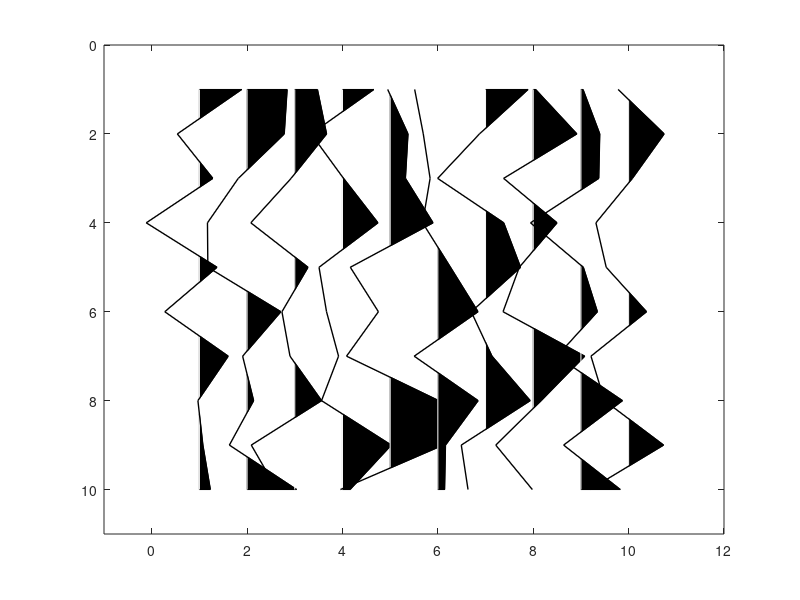

Recreate this plot in MATLAB.
function wigb(a,scal,x,z,amx)
%WIGB: Plot seismic data using wiggles.
%
%The code from the github user "nicklinyi"
%The address is https://github.com/nicklinyi/seismic_utils/blob/master/wigb.m
%
%  WIGB(a,scal,x,z,amx)
%
%  IN  a:     seismic data (a matrix, traces are columns)
%      scale: multiple data by scal
%      x:     horizontal axis (often offset)
%      z:     vertical axis (often time)
%
%  Note
%
%    If only 'a' is enter, 'scal,x,z,amn,amx' are set automatically;
%    otherwise, 'scal' is a scalar; 'x, z' are vectors for annotation in
%    offset and time, amx are the amplitude range.
%
%
%  Author(s): Xingong Li (Intseis, Integrated Seismic Solutions)
%  Copyright 1998-2003 Xingong
%  Revision: 1.2  Date: Dec/2002
%  Copyright 2018 Yi Lin
%  Revision: 1.3  Date: April/2018
%  fix a bug: when a trace has its values being all negative and the same, and
% also very small, e.g. trace(:,17) = -1.39e-17, the original code fails. I fixed
% this bug by simply modify the line 75.

 if nargin == 0, nx=10;nz=10; a = rand(nz,nx)-0.5; end;

 [nz,nx]=size(a);

 trmx= max(abs(a));
 if (nargin <= 4); amx=mean(trmx);  end;
 if (nargin <= 2); x=[1:nx]; z=[1:nz];  end;
 if (nargin <= 1); scal =1; end;

 if nx <= 1; disp(' ERR:PlotWig: nx has to be more than 1');return;end;

 % take the average as dx

	dx1 = abs(x(2:nx)-x(1:nx-1));
 	dx = median(dx1);


 dz=z(2)-z(1);
 xmx=max(max(a)); xmn=min(min(a));

 if scal == 0; scal=1; end;
 a = a * dx /amx;
 a = a * scal;

 fprintf(' PlotWig: data range [%f, %f], plotted max %f \n',xmn,xmx,amx);

% set display range

 x1=min(x)-2.0*dx; x2=max(x)+2.0*dx;
 z1=min(z)-dz; z2=max(z)+dz;

 set(gca,'NextPlot','add','Box','on', ...
  'XLim', [x1 x2], ...
  'YDir','reverse', ...
  'YLim',[z1 z2]);



	fillcolor = [0 0 0];
	linecolor = [0 0 0];
	linewidth = 1.;

	z=z'; 	% input as row vector
	zstart=z(1);
	zend  =z(nz);

for i=1:nx,

  if trmx(i) ~= 0 && trmx(i) >= 1e-8;    % skip the zero traces, fix the bug
	tr=a(:,i); 	% --- one scale for all section
  	s = sign(tr) ;
  	i1= find( s(1:nz-1) ~= s(2:nz) );	% zero crossing points
	npos = length(i1);


	%12/7/97
	zadd = i1 + tr(i1) ./ (tr(i1) - tr(i1+1)); %locations with 0 amplitudes
	aadd = zeros(size(zadd));

	[zpos,vpos] = find(tr >0);
	[zz,iz] = sort([zpos; zadd]); 	% indices of zero point plus positives
	aa = [tr(zpos); aadd];
	aa = aa(iz);

	% be careful at the ends
		if tr(1)>0, 	a0=0; z0=1.00;
		else, 		a0=0; z0=zadd(1);
		end;
		if tr(nz)>0, 	a1=0; z1=nz;
		else, 		a1=0; z1=max(zadd);
		end;

	zz = [z0; zz; z1; z0];
 	aa = [a0; aa; a1; a0];

	zzz = zstart + zz*dz -dz;

patch( aa+x(i) , zzz,  fillcolor);

% 	line( 'Color',[1 1 1],'EraseMode','background',  ...
%          'Xdata', x(i)+[0 0], 'Ydata',[zstart zend]); % remove zero line
     	line( 'Color',[1 1 1],  ...
         'Xdata', x(i)+[0 0], 'Ydata',[zstart zend]); % remove zero line

%'LineWidth',linewidth, ...
%12/7/97 'Xdata', x(i)+[0 0], 'Ydata',[z0 z1]*dz);	% remove zero line

% 	line( 'Color',linecolor,'EraseMode','background',  ...
% 	 'LineWidth',linewidth, ...
% 	 'Xdata', tr+x(i), 'Ydata',z);	% negatives line

 	line( 'Color',linecolor,  ...
	 'LineWidth',linewidth, ...
	 'Xdata', tr+x(i), 'Ydata',z);	% negatives line

   else % zeros trace
% line( 'Color',linecolor,'EraseMode','background',  ...
% 	 'LineWidth',linewidth, ...
%          'Xdata', [x(i) x(i)], 'Ydata',[zstart zend]);

     line( 'Color',linecolor,  ...
	 'LineWidth',linewidth, ...
         'Xdata', [x(i) x(i)], 'Ydata',[zstart zend]);

   end;
end;